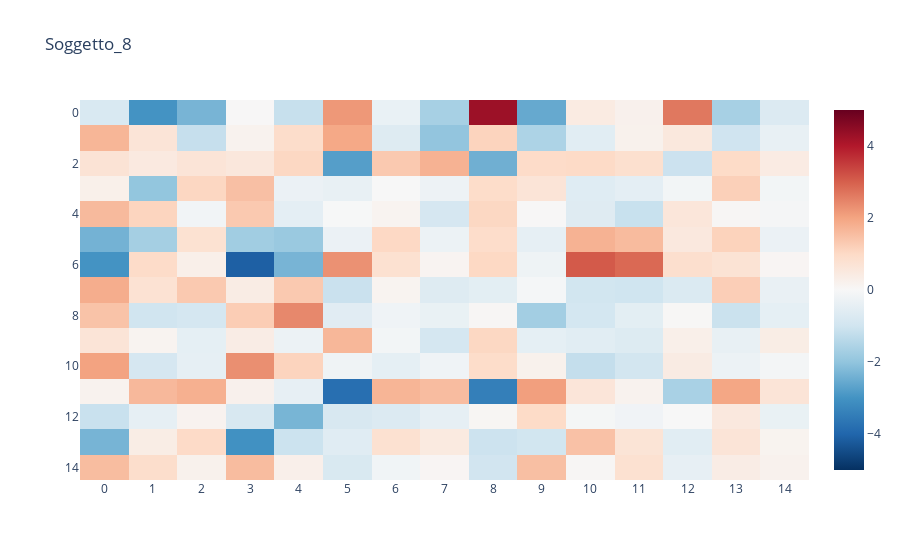
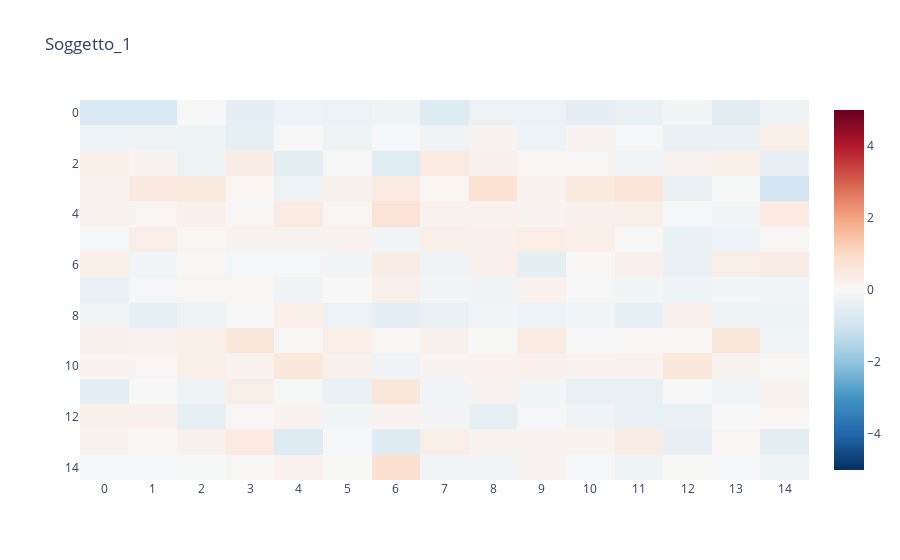

Here is the notebook cell these charts were saved with, in order:
### Code cell
# plot heatmap with plotly express
fig = px.imshow(df_o_8, color_continuous_midpoint=0, color_continuous_scale = 'RdBu_r', zmin=-5, zmax=5, title="Soggetto_8")
fig.show()

fig = px.imshow(df_o_1, color_continuous_midpoint=0, color_continuous_scale = 'RdBu_r', zmin=-5, zmax=5, title= "Soggetto_1")
fig.show()

### Figure 1 — Plotly figure (JSON) as saved in the notebook; plotly's stock layout.template omitted (floating-point values rounded to 4 significant figures; data arrays with more than 128 entries replaced by an {"elided": "..."} marker saying what was removed)
{"data": [{"coloraxis": "coloraxis", "hovertemplate": "x: %{x}<br>y: %{y}<br>color: %{z}<extra></extra>", "name": "0", "type": "heatmap", "x": ["0", "1", "2", "3", "4", "5", "6", "7", "8", "9", "10", "11", "12", "13", "14"], "xaxis": "x", "y": [0, 1, 2, 3, 4, 5, 6, 7, 8, 9, 10, 11, 12, 13, 14], "yaxis": "y", "z": {"elided": "15x15 float values"}}], "layout": {"coloraxis": {"cmax": 5, "cmid": 0, "cmin": -5, "colorscale": [[0, "rgb(5,48,97)"], [0.1, "rgb(33,102,172)"], [0.2, "rgb(67,147,195)"], [0.3, "rgb(146,197,222)"], [0.4, "rgb(209,229,240)"], [0.5, "rgb(247,247,247)"], [0.6, "rgb(253,219,199)"], [0.7, "rgb(244,165,130)"], [0.8, "rgb(214,96,77)"], [0.9, "rgb(178,24,43)"], [1, "rgb(103,0,31)"]]}, "title": {"text": "Soggetto_8"}, "xaxis": {"anchor": "y", "constrain": "domain", "domain": [0, 1], "scaleanchor": "y"}, "yaxis": {"anchor": "x", "autorange": "reversed", "constrain": "domain", "domain": [0, 1]}}}

### Figure 2 — Plotly figure (JSON) as saved in the notebook; plotly's stock layout.template omitted (floating-point values rounded to 4 significant figures; data arrays with more than 128 entries replaced by an {"elided": "..."} marker saying what was removed)
{"data": [{"coloraxis": "coloraxis", "hovertemplate": "x: %{x}<br>y: %{y}<br>color: %{z}<extra></extra>", "name": "0", "type": "heatmap", "x": ["0", "1", "2", "3", "4", "5", "6", "7", "8", "9", "10", "11", "12", "13", "14"], "xaxis": "x", "y": [0, 1, 2, 3, 4, 5, 6, 7, 8, 9, 10, 11, 12, 13, 14], "yaxis": "y", "z": {"elided": "15x15 float values"}}], "layout": {"coloraxis": {"cmax": 5, "cmid": 0, "cmin": -5, "colorscale": [[0, "rgb(5,48,97)"], [0.1, "rgb(33,102,172)"], [0.2, "rgb(67,147,195)"], [0.3, "rgb(146,197,222)"], [0.4, "rgb(209,229,240)"], [0.5, "rgb(247,247,247)"], [0.6, "rgb(253,219,199)"], [0.7, "rgb(244,165,130)"], [0.8, "rgb(214,96,77)"], [0.9, "rgb(178,24,43)"], [1, "rgb(103,0,31)"]]}, "title": {"text": "Soggetto_1"}, "xaxis": {"anchor": "y", "constrain": "domain", "domain": [0, 1], "scaleanchor": "y"}, "yaxis": {"anchor": "x", "autorange": "reversed", "constrain": "domain", "domain": [0, 1]}}}
